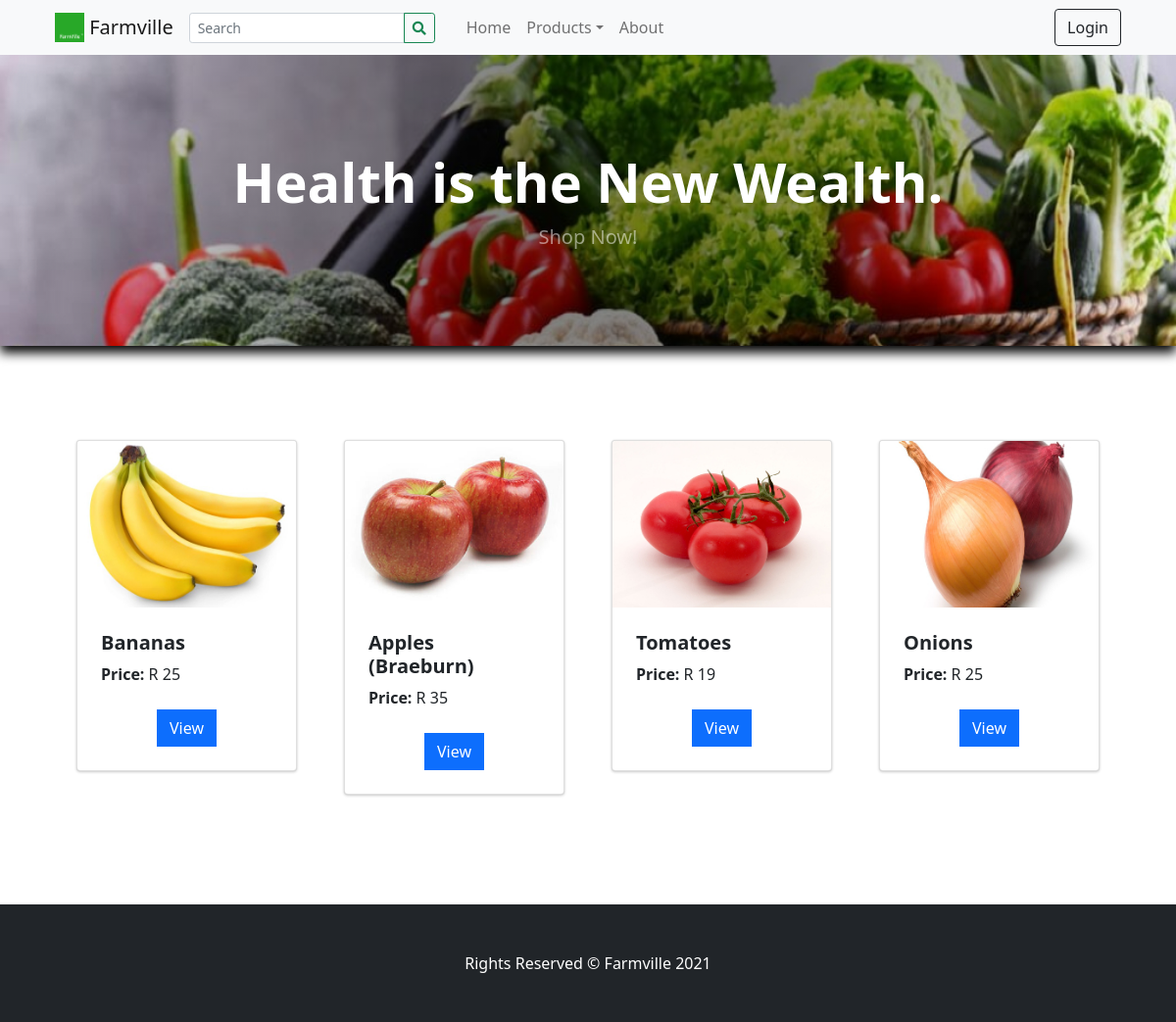
The page / on the database its author committed.
### tables this page shows
CREATE TABLE `categories` (
  `id` int(30) NOT NULL,
  `category` varchar(250) NOT NULL,
  `description` text DEFAULT NULL,
  `status` tinyint(1) NOT NULL DEFAULT 1,
  `date_created` datetime NOT NULL DEFAULT current_timestamp()
);

CREATE TABLE `products` (
  `id` int(30) NOT NULL,
  `category_id` int(30) NOT NULL,
  `sub_category_id` int(30) NOT NULL,
  `title` varchar(250) NOT NULL,
  `author` text NOT NULL,
  `description` text NOT NULL,
  `status` tinyint(1) NOT NULL DEFAULT 1,
  `date_created` datetime NOT NULL DEFAULT current_timestamp()
);

### classes/DBConnection.php (called while the page is built, shortened)
<?php
class DBConnection{
    private $host = DB_SERVER;
    private $username = DB_USERNAME;
    private $password = DB_PASSWORD;
    private $database = DB_NAME;
    public $conn;
    public function __construct(){
        if (!isset($this->conn)) {
            $this->conn = new mysqli($this->host, $this->username, $this->password, $this->database);
        }
    }
}
?>

### config.php (called while the page is built, shortened)
<?php
require_once('classes/DBConnection.php');
require_once('classes/SystemSettings.php');
function validate_image($file){
	if(!empty($file)){
		if(is_file(base_app.$file)){
			return base_url.$file;
		}else{
			return base_url.'dist/img/no-image-available.png';
		}
	}else{
		return base_url.'dist/img/no-image-available.png';
	}
}
?>

### home.php (the view, shortened to what this page needs)
 <header class="bg-dark py-5" id="main-header">
    <div class="container px-4 px-lg-5 my-5">
        <div class="text-center text-white">
            <h1 class="display-4 fw-bolder">Health is the New Wealth.</h1>
            <p class="lead fw-normal text-white-50 mb-0">Shop Now!</p>
        </div>
    </div>
</header>
<section class="py-5">
    <div class="container px-4 px-lg-5 mt-5">
        <div class="row gx-4 gx-lg-5 row-cols-md-3 row-cols-xl-4 justify-content-center">
            <?php
                $products = $conn->query("SELECT * FROM `products` where status = 1 order by rand() limit 8 ");
                while($row = $products->fetch_assoc()):
                    $upload_path = base_app.'/uploads/product_'.$row['id'];
                    $img = "";
                    if(is_dir($upload_path)){
                        $fileO = scandir($upload_path);
                        if(isset($fileO[2]))
                            $img = "uploads/product_".$row['id']."/".$fileO[2];
                    }
                    foreach($row as $k=> $v){
                        $row[$k] = trim(stripslashes($v));
                    }
                    $inventory = $conn->query("SELECT * FROM inventory where product_id = ".$row['id']);
                    $inv = array();
                    while($ir = $inventory->fetch_assoc()){
                        $inv[] = number_format($ir['price']);
                    }
            ?>
            <div class="col mb-5">
                <div class="card product-item">
                    <img class="card-img-top w-100 book-cover" src="<?php echo validate_image($img) ?>" alt="..." />
                    <div class="card-body p-4">
                        <div class="">
                            <h5 class="fw-bolder"><?php echo $row['title'] ?></h5>
                            <?php foreach($inv as $k=> $v): ?>
                                <span><b>Price:</b> R <?php echo $v ?></span>
                            <?php endforeach; ?>
                        </div>
                    </div>
                    <div class="card-footer p-4 pt-0 border-top-0 bg-transparent">
                        <div class="text-center">
                            <a class="btn btn-flat btn-primary "   href=".?p=view_product&id=<?php echo md5($row['id']) ?>">View</a>
                        </div>
                    </div>
                </div>
            </div>
            <?php endwhile; ?>
        </div>
    </div>
</section>

### inc/header.php (shortened to what this page needs)
<head>
    <link rel="stylesheet" href="<?php echo base_url ?>plugins/fontawesome-free/css/all.min.css">
    <link rel="stylesheet" href="<?php echo base_url ?>plugins/tempusdominus-bootstrap-4/css/tempusdominus-bootstrap-4.min.css">
  <link rel="stylesheet" href="<?php echo base_url ?>plugins/datatables-bs4/css/dataTables.bootstrap4.min.css">
  <link rel="stylesheet" href="<?php echo base_url ?>plugins/datatables-responsive/css/responsive.bootstrap4.min.css">
  <link rel="stylesheet" href="<?php echo base_url ?>plugins/datatables-buttons/css/buttons.bootstrap4.min.css">
  <link rel="stylesheet" href="<?php echo base_url ?>plugins/select2/css/select2.min.css">
  <link rel="stylesheet" href="<?php echo base_url ?>plugins/select2-bootstrap4-theme/select2-bootstrap4.min.css">
    <link rel="stylesheet" href="<?php echo base_url ?>plugins/icheck-bootstrap/icheck-bootstrap.min.css">
    <link rel="stylesheet" href="<?php echo base_url ?>plugins/jqvmap/jqvmap.min.css">
    <link rel="stylesheet" href="<?php echo base_url ?>dist/css/adminlte.css">
    <link rel="stylesheet" href="<?php echo base_url ?>dist/css/custom.css">
    <link rel="stylesheet" href="<?php echo base_url ?>assets/css/styles.css">
    <link rel="stylesheet" href="<?php echo base_url ?>plugins/overlayScrollbars/css/OverlayScrollbars.min.css">
    <link rel="stylesheet" href="<?php echo base_url ?>plugins/daterangepicker/daterangepicker.css">
    <link rel="stylesheet" href="<?php echo base_url ?>plugins/summernote/summernote-bs4.min.css">
  <link rel="stylesheet" href="<?php echo base_url ?>plugins/sweetalert2-theme-bootstrap-4/bootstrap-4.min.css">
  </head>

### inc/topBarNav.php (shortened to what this page needs)
<nav class="navbar navbar-expand-lg navbar-light bg-light">
            <div class="container-fluid px-4 px-lg-5 ">
                <a class="navbar-brand" href="./">
                <img src="<?php echo validate_image($_settings->info('logo')) ?>" width="30" height="30" class="d-inline-block align-top" alt="" loading="lazy">
                <?php echo $_settings->info('short_name') ?>
                </a>
                <form class="form-inline" id="search-form">
                  <div class="input-group">
                    <input class="form-control form-control-sm form " type="search" placeholder="Search" aria-label="Search" name="search"  value="<?php echo isset($_GET['search']) ? $_GET['search'] : "" ?>"  aria-describedby="button-addon2">
                    <div class="input-group-append">
                      <button class="btn btn-outline-success btn-sm m-0" type="submit" id="button-addon2"><i class="fa fa-search"></i></button>
                    </div>
                  </div>
                </form>
                <div class="collapse navbar-collapse" id="navbarSupportedContent">
                    <ul class="navbar-nav me-auto mb-2 mb-lg-0 ms-lg-4">
                        <li class="nav-item"><a class="nav-link" aria-current="page" href="./">Home</a></li>
                        <?php
                        $cat_qry = $conn->query("SELECT * FROM categories where status = 1  limit 3");
                        while($crow = $cat_qry->fetch_assoc()):
                          $sub_qry = $conn->query("SELECT * FROM sub_categories where status = 1 and parent_id = '{$crow['id']}'");
                          if($sub_qry->num_rows <= 0):
                        ?>
                        <li class="nav-item"><a class="nav-link" aria-current="page" href="./?p=products&c=<?php echo md5($crow['id']) ?>"><?php echo $crow['category'] ?></a></li>
                        <?php else: ?>
                        <li class="nav-item dropdown">
                          <a class="nav-link dropdown-toggle" id="navbarDropdown<?php echo $crow['id'] ?>" href="#" role="button" data-toggle="dropdown" aria-expanded="false"><?php echo $crow['category'] ?></a></a>
                        </li>
                        <?php endif; ?>
                        <?php endwhile; ?>
                        <li class="nav-item"><a class="nav-link" href="./?p=about">About</a></li>
                    </ul>
                    <div class="d-flex align-items-center">
                      <?php if(!isset($_SESSION['userdata']['id'])): ?>
                        <button class="btn btn-outline-dark ml-2" id="login-btn" type="button">Login</button>
                        <?php endif; ?>
                    </div>
                </div>
            </div>
        </nav>

### inc/footer.php (shortened to what this page needs)
<footer class="py-5 bg-dark">
            <div class="container">
              <p class="m-0 text-center text-white">Rights Reserved &copy; <?php echo $_settings->info('short_name') ?> 2021</p>
          </div>
        </footer>

### home.php (style rules this page uses)
.book-cover { object-fit:contain !important; height:auto !important; }

### rows shown on the page
categories: category "Products"
products: shows a picture, title "Bananas", v "25"
products: shows a picture, title "Apples (Braeburn)", v "35"
products: shows a picture, title "Tomatoes", v "19"
products: shows a picture, title "Onions", v "25"

### other values the page prints
$_settings->info('short_name') "Farmville"
